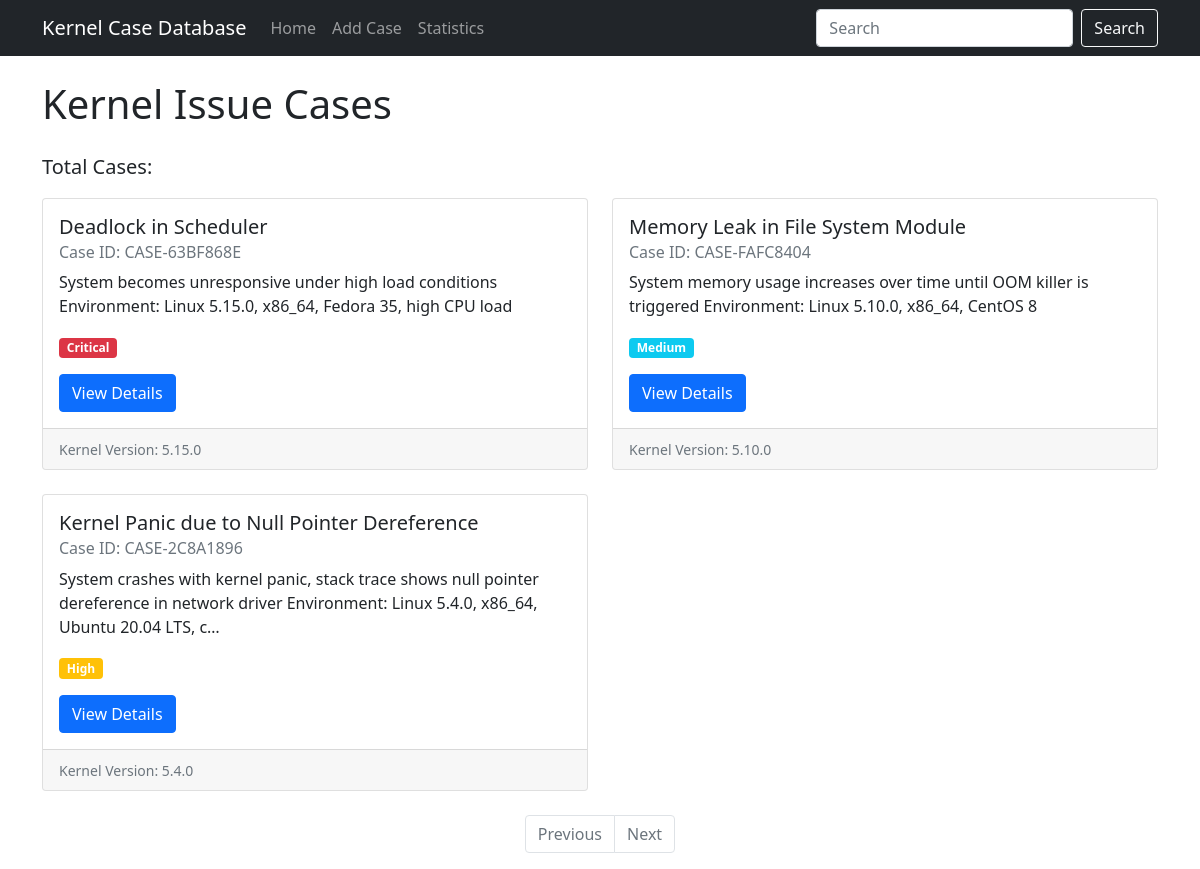
The app's page /, older data.
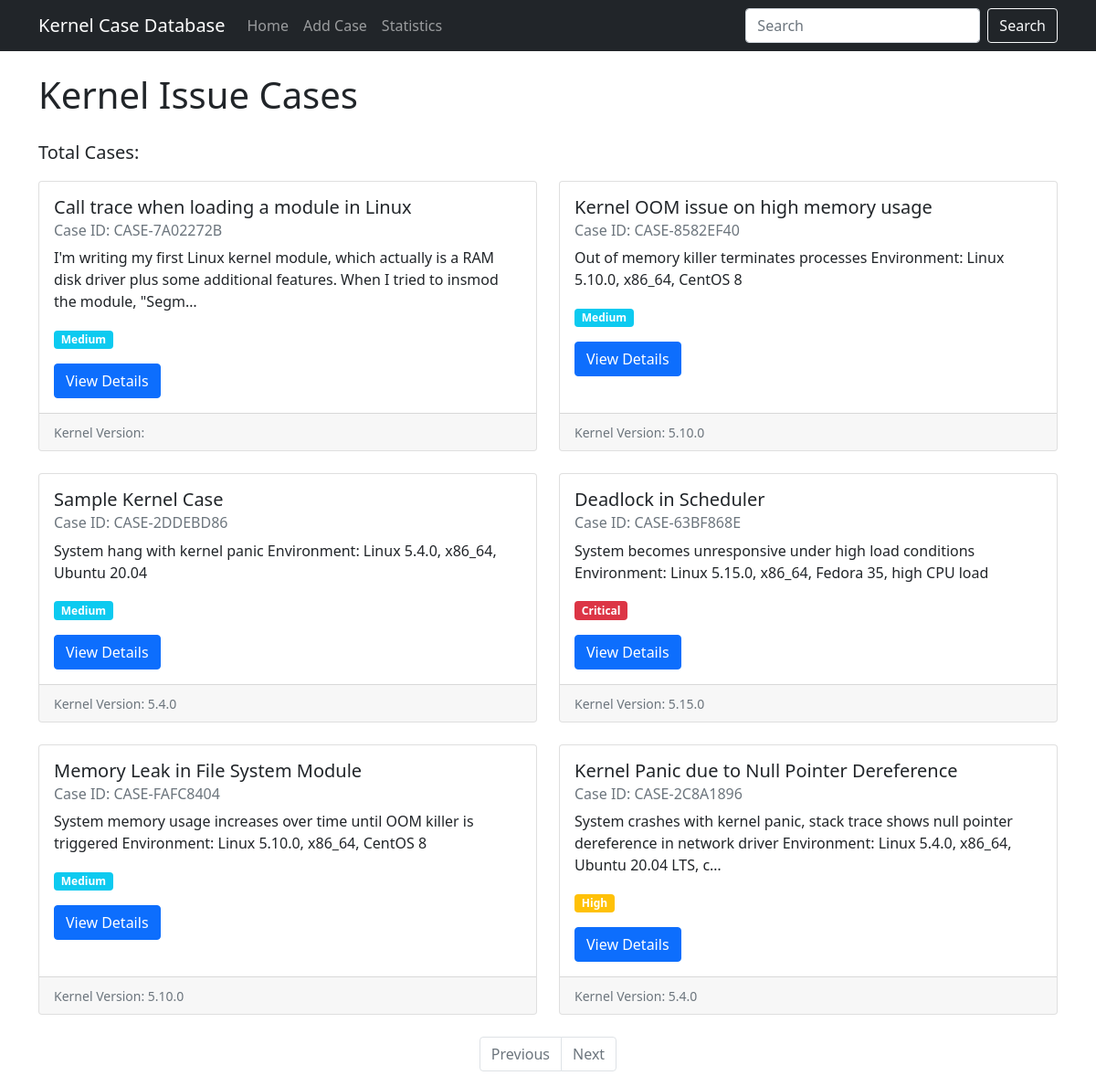
The same page, newer data.
### cases/models.py (models this page shows, shortened)
class KernelCase(models.Model):
    SEVERITY_CHOICES = [
        ('Low', 'Low'),
        ('Medium', 'Medium'),
        ('High', 'High'),
        ('Critical', 'Critical'),
    ]
    MODULE_CHOICES = [
        ('memory', 'Memory Management'),
        ('network', 'Network'),
        ('scheduler', 'Scheduler'),
        ('lock', 'Lock/Synchronization'),
        ('timer', 'Timer'),
        ('storage', 'Storage/Filesystem'),
        ('irq', 'Interrupt'),
        ('driver', 'Device Driver'),
        ('other', 'Other'),
    ]
    case_id = models.CharField(max_length=50, unique=True, verbose_name='Case ID')
    title = models.CharField(max_length=200, verbose_name='Title')
    description = models.TextField(verbose_name='Description')
    symptoms = models.TextField(verbose_name='Symptoms')
    root_cause = models.TextField(verbose_name='Root Cause')
    solution = models.TextField(verbose_name='Solution')
    kernel_version = models.CharField(max_length=50, verbose_name='Kernel Version', blank=True, default='')
    affected_components = models.CharField(max_length=200, verbose_name='Affected Components', blank=True, default='')
    severity = models.CharField(max_length=20, choices=SEVERITY_CHOICES, verbose_name='Severity', default='Medium')
    created_date = models.DateTimeField(default=timezone.now, verbose_name='Created Date')
    updated_date = models.DateTimeField(auto_now=True, verbose_name='Updated Date')
    source = models.CharField(max_length=50, verbose_name='Source', blank=True, default='', help_text='e.g. stackoverflow, csdn, zhihu')
    source_id = models.CharField(max_length=100, verbose_name='Source ID', blank=True, default='')
    url = models.URLField(verbose_name='Original URL', blank=True, default='')
    problem_analysis = models.TextField(verbose_name='Problem Analysis', blank=True, default='')
    conclusion = models.TextField(verbose_name='Conclusion', blank=True, default='')
    module = models.CharField(max_length=50, choices=MODULE_CHOICES, verbose_name='Kernel Module', blank=True, default='other')
    tags = models.JSONField(verbose_name='Tags', default=list, blank=True)
    votes = models.IntegerField(verbose_name='Votes', default=0)
    answers_count = models.IntegerField(verbose_name='Answers Count', default=0)
    content_hash = models.CharField(max_length=64, verbose_name='Content Hash', blank=True, null=True, unique=True)
    embedding = models.JSONField(verbose_name='Embedding', default=list, blank=True, help_text='Vector representation for RAG')
    class Meta:
        verbose_name = 'Kernel Issue Case'
        verbose_name_plural = 'Kernel Issue Cases'
        ordering = ['-created_date']

### cases/views.py (the view)
# urls.py: path('', CaseListView.as_view(), name='index'),
class CaseListView(ListView):
    model = KernelCase
    template_name = 'cases/index.html'
    context_object_name = 'cases'
    paginate_by = 20
    ordering = ['-created_date']

### cases/templatetags/case_tags.py (called while the page is built)
@register.filter
def severity_class(severity):
    severity_mapping = {
        'Critical': 'bg-danger',
        'High': 'bg-warning',
        'Medium': 'bg-info',
        'Low': 'bg-secondary'
    }
    return severity_mapping.get(severity, 'bg-secondary')

@register.filter
def severity_display(severity):
    severity_mapping = {
        'Critical': 'Critical',
        'High': 'High',
        'Medium': 'Medium',
        'Low': 'Low'
    }
    return severity_mapping.get(severity, severity)

### templates/cases/index.html (shortened to what this page needs)
{% extends 'base.html' %}
{% load case_tags %}
{% block content %}
    <h1 class="mb-4">Kernel Issue Cases</h1>
    <p class="lead">Total Cases: {{ cases.paginator.count }}</p>
    <div class="row row-cols-1 row-cols-md-2 g-4">
        {% for case in cases %}
            <div class="col">
                <div class="card h-100">
                    <div class="card-body">
                        <h5 class="card-title">{{ case.title }}</h5>
                        <h6 class="card-subtitle mb-2 text-muted">Case ID: {{ case.case_id }}</h6>
                        <p class="card-text">{{ case.description|truncatechars:150 }}</p>
                        <p class="card-text">
                            <span class="badge {{ case.severity|severity_class }}">
                                {{ case.severity|severity_display }}
                            </span>
                        </p>
                        <a href="{% url 'case_detail' case.id %}" class="btn btn-primary">View Details</a>
                    </div>
                    <div class="card-footer">
                        <small class="text-muted">Kernel Version: {{ case.kernel_version }}</small>
                    </div>
                </div>
            </div>
        {% endfor %}
    </div>
    <nav aria-label="Page navigation" class="mt-4">
        <ul class="pagination justify-content-center">
            {% if cases.has_previous %}
                <li class="page-item">
                    <a class="page-link" href="?page={{ cases.previous_page_number }}{% if query %}&query={{ query }}{% endif %}">Previous</a>
                </li>
            {% else %}
                <li class="page-item disabled">
                    <span class="page-link">Previous</span>
                </li>
            {% endif %}
            {% if cases.has_next %}
                <li class="page-item">
                    <a class="page-link" href="?page={{ cases.next_page_number }}{% if query %}&query={{ query }}{% endif %}">Next</a>
                </li>
            {% else %}
                <li class="page-item disabled">
                    <span class="page-link">Next</span>
                </li>
            {% endif %}
        </ul>
    </nav>
{% endblock %}

### templates/base.html (shortened to what this page needs)
<!DOCTYPE html>
<html lang="en">
<head>
    <link href="https://cdn.jsdelivr.net/npm/bootstrap@5.1.3/dist/css/bootstrap.min.css" rel="stylesheet">
</head>
<body>
    <nav class="navbar navbar-expand-lg navbar-dark bg-dark">
        <div class="container">
            <a class="navbar-brand" href="{% url 'index' %}">Kernel Case Database</a>
            <div class="collapse navbar-collapse" id="navbarNav">
                <ul class="navbar-nav">
                    <li class="nav-item">
                        <a class="nav-link" href="{% url 'index' %}">Home</a>
                    </li>
                    <li class="nav-item">
                        <a class="nav-link" href="{% url 'add_case' %}">Add Case</a>
                    </li>
                    <li class="nav-item">
                        <a class="nav-link" href="{% url 'stats' %}">Statistics</a>
                    </li>
                </ul>
                <form class="d-flex ms-auto" method="GET" action="{% url 'search' %}">
                    <input class="form-control me-2" type="search" placeholder="Search" name="query" value="{{ query|default:'' }}">
                    <button class="btn btn-outline-light" type="submit">Search</button>
                </form>
            </div>
        </div>
    </nav>
    <div class="container mt-4">
        {% block content %}{% endblock %}
    </div>
</body>
</html>

Row changes from the older to the newer data that the page shows:
added KernelCase: title "Call trace when loading a module in Linux", case_id "CASE-7A02272B", description "I'm writing my first Linux kernel module, which actually is a RAM disk driver plus some additional features. When I tried to insmod the module, \"Segm…", severity|severity_display "Medium"
added KernelCase: title "Kernel OOM issue on high memory usage", case_id "CASE-8582EF40", description "Out of memory killer terminates processes Environment: Linux 5.10.0, x86_64, CentOS 8", severity|severity_display "Medium", kernel_version "5.10.0"
added KernelCase: title "Sample Kernel Case", case_id "CASE-2DDEBD86", description "System hang with kernel panic Environment: Linux 5.4.0, x86_64, Ubuntu 20.04", severity|severity_display "Medium", kernel_version "5.4.0"
